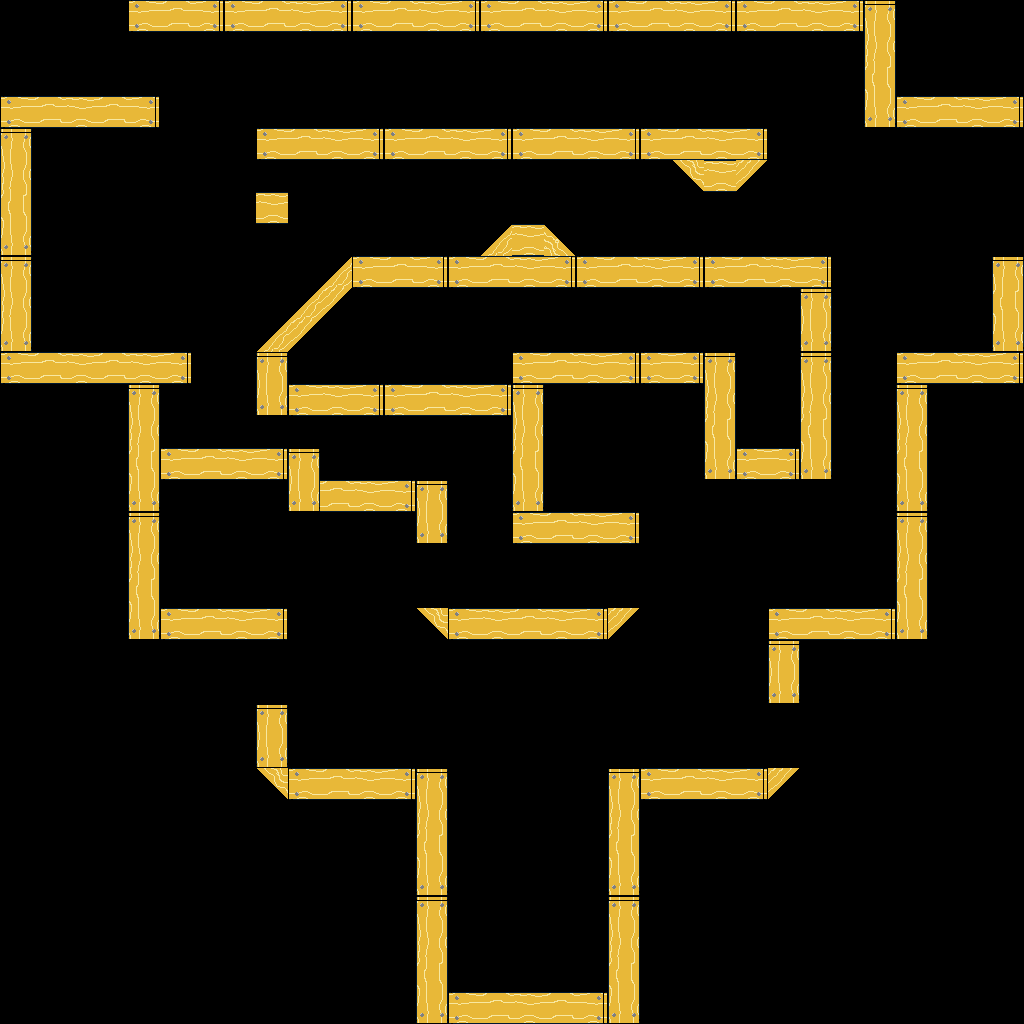

Below is a game level as drawn by its tile map, then a one-line description and the .tmx that defines it (tile-layer data replaced by summaries):
An orthogonal 32x32 tile map with 32x32 px tiles, 2 tile layers (background, foreground), 3 tilesets and 32 objects (21x spikes, 9x fan, spawn, exit).

<map version="1.0" orientation="orthogonal" renderorder="right-down" width="32" height="32" tilewidth="32" tileheight="32" nextobjectid="34">
 <tileset firstgid="1" name="basic-tiles" tilewidth="32" tileheight="32" tilecount="256" columns="16">
  <image source="../maps/basic-tiles.png" width="512" height="512" />
 </tileset>
 <tileset firstgid="257" name="objects" tilewidth="64" tileheight="64" tilecount="4" columns="0">
  <tile id="1">
   <image width="32" height="64" source="../maps/fan_0.png" />
  </tile>
  <tile id="3">
   <image width="32" height="32" source="../maps/exit.png" />
  </tile>
  <tile id="4">
   <image width="32" height="32" source="../maps/spawn.png" />
  </tile>
  <tile id="5">
   <image width="64" height="7" source="../maps/door.png" />
  </tile>
 </tileset>
 <tileset firstgid="263" name="objects" tilewidth="64" tileheight="64" tilecount="4" columns="0">
  <tile id="1">
   <image width="32" height="64" source="../maps/fan_0.png" />
  </tile>
  <tile id="2">
   <image width="32" height="32" source="../maps/spawn.png" />
  </tile>
  <tile id="3">
   <image width="32" height="32" source="../maps/exit.png" />
  </tile>
  <tile id="9">
   <image width="64" height="7" source="../maps/door.png" />
  </tile>
 </tileset>
 <layer name="background" width="32" height="32">
  <data>[1024 cells, 0 non-empty, 0 distinct tile ids]</data>
 </layer>
 <layer name="foreground" width="32" height="32">
  <data>[1024 cells, 211 non-empty, 12 distinct tile ids]</data>
 </layer>
 <objectgroup name="objects">
  <object id="1" type="fan" gid="2147483906" x="768" y="768" width="32" height="64" />
  <object id="2" type="fan" gid="258" x="256" y="704" width="32" height="64" />
  <object id="3" type="fan" gid="2147483906" x="416" y="608" width="32" height="64" />
  <object id="4" type="spawn" gid="261" x="512" y="960" width="32" height="32" />
  <object id="5" type="fan" gid="258" x="608" y="608" width="32" height="64" />
  <object id="6" type="fan" gid="258" x="160" y="544" width="32" height="64" />
  <object id="7" type="exit" gid="260" x="640" y="96" width="32" height="32" />
  <object id="8" type="fan" gid="2147483906" x="992" y="192" width="32" height="64" />
  <object id="9" type="fan" gid="2147483906" x="992" y="256" width="32" height="64" />
  <object id="10" type="spikes" gid="19" x="640" y="416" width="32" height="32" />
  <object id="11" type="spikes" gid="19" x="608" y="416" width="32" height="32" />
  <object id="12" type="spikes" gid="19" x="576" y="416" width="32" height="32" />
  <object id="13" type="spikes" gid="19" x="544" y="416" width="32" height="32" />
  <object id="14" type="spikes" gid="19" x="672" y="416" width="32" height="32" />
  <object id="15" type="fan" gid="264" x="256" y="384" width="32" height="64" rotation="-90" />
  <object id="16" type="spikes" gid="19" x="704" y="224" width="32" height="32" />
  <object id="17" type="spikes" gid="21" x="768" y="160" width="32" height="32" />
  <object id="18" type="spikes" gid="18" x="256" y="192" width="32" height="32" />
  <object id="19" type="spikes" gid="19" x="256" y="256" width="32" height="32" />
  <object id="20" type="spikes" gid="18" x="512" y="224" width="32" height="32" />
  <object id="21" type="spikes" gid="21" x="288" y="224" width="32" height="32" />
  <object id="22" type="spikes" gid="20" x="224" y="224" width="32" height="32" />
  <object id="23" type="fan" gid="258" x="128" y="96" width="32" height="64" />
  <object id="24" type="spikes" gid="21" x="160" y="576" width="32" height="32" />
  <object id="25" type="spikes" gid="21" x="160" y="608" width="32" height="32" />
  <object id="26" type="spikes" gid="21" x="32" y="352" width="32" height="32" />
  <object id="27" type="spikes" gid="21" x="32" y="320" width="32" height="32" />
  <object id="28" type="spikes" gid="21" x="32" y="288" width="32" height="32" />
  <object id="29" type="spikes" gid="21" x="32" y="256" width="32" height="32" />
  <object id="30" type="spikes" gid="21" x="32" y="224" width="32" height="32" />
  <object id="31" type="spikes" gid="21" x="32" y="192" width="32" height="32" />
  <object id="33" type="spikes" gid="21" x="32" y="160" width="32" height="32" />
 </objectgroup>
</map>
